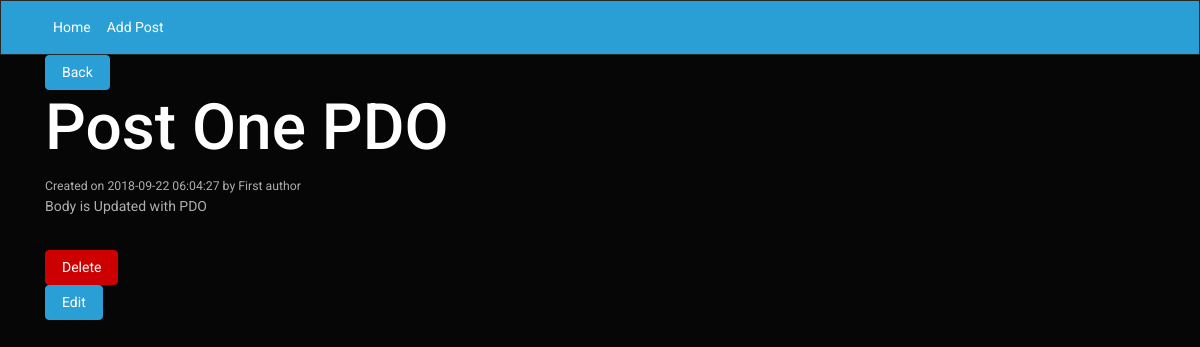
Page /Database/post.php?id=1 on the committed database.
### tables this page shows
CREATE TABLE `posts` (
  `id` int(11) NOT NULL,
  `title` varchar(255) NOT NULL,
  `body` text NOT NULL,
  `author` varchar(255) NOT NULL,
  `is_publish` tinyint(1) NOT NULL DEFAULT '1',
  `created_at` timestamp NOT NULL DEFAULT CURRENT_TIMESTAMP
);

### Database/post.php (the view, shortened to what this page needs)
<?php
require('config/Db.php');
$id = mysqli_real_escape_string($con, $_GET['id']);
$query  = 'select * from posts WHERE id = '.$id;
$result = mysqli_query($con, $query);
$post = mysqli_fetch_assoc($result);
?>
<?php include('config/header.php');?>
    <div class="container">
    <a href="<?php echo ROOT_URL;?>" class="btn btn-primary">Back</a>
    <h1><?php echo $post['title'];?></h1>
                    <small>Created on <?php echo $post['created_at']; ?> by <?php echo $post['author'];?></small>
                    <p> <?php echo $post['body'];?></p>
                    <hr>
                        <form action="<?php echo $_SERVER['PHP_SELF'];?>" method="post" class="pull-right">
                            <input type="submit" value="Delete" class="btn btn-danger" name = "delete">
                        </form>
                    <a class="btn btn-primary" href="<?php echo ROOT_URL; ?>editpost.php?id=<?php echo $post['id'];   ?>">Edit</a>
    </div>
<?php include('config/footer.php');?>

### rows in the picture
posts: title "Post One PDO", created_at "2018-09-22 06:04:27", author "First author", body "Body is Updated with PDO"
